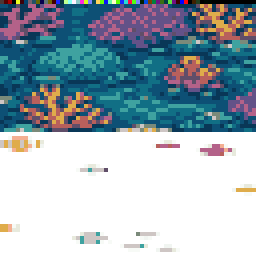
#> input picture assets/texture-sources/coral-reef-base.png, 64 x 65 px (shown 4 times larger)
$ python build_coral_reef.py
#> lines starting #> are read from the running program, lines starting #| are printed output that depends on the picture
### tools/theme_writer.py
"""Reusable writer for N64FlashcartMenu V1 theme PNG packages."""

from __future__ import annotations

import math
import struct
import zlib
from collections import namedtuple
from pathlib import Path
from typing import Iterable

from PIL import Image


WIDTH = 64
# Regions retain byte-sized origins.  A 32px texture can therefore start as
# late as row 255 and extend through row 286.
MAX_HEIGHT = 287
MAX_STATIC_WIDTH = 640
MAX_STATIC_HEIGHT = 480
NAME = 1
FAMILY = 2
COLORS = 3
BACKGROUND = 4
REGIONS = 5
TAB_GEOMETRY = 6
INTERNAL_BORDER = 7
TEXTURE_ANIMATION = 8
PARAMETER_ANIMATION = 9
TEXTURE_ORIGIN = 10

# Animation flag bits shared by Type 8 texture animation and Type 9 parameter
# animation. Combining PING_PONG | INTERPOLATE is valid; LOOP and PING_PONG
# are mutually exclusive playback modes.
ANIMATION_LOOP = 0
ANIMATION_PING_PONG = 1 << 0
ANIMATION_ONCE = 1 << 1
ANIMATION_REVERSED = 1 << 2
ANIMATION_INTERPOLATE = 1 << 3

# Rotation is expressed in radians per 60 Hz tick. Large fullscreen repeating
# fields can cause discomfort well below the format's technical ±0.25 limit,
# so authored themes use this conservative ceiling unless a future validator
# grants an explicit, reviewed exception.
COMFORTABLE_ROTATION_LIMIT = 0.001

COLOR_NAMES = (
    "background panel border text muted_text accent highlight tab_inactive "
    "tab_active shadow success warning gradient_tl gradient_tr gradient_bl gradient_br"
).split()
Palette = namedtuple("Palette", COLOR_NAMES)
ParameterFrame = namedtuple("ParameterFrame", (
    "background panel border text muted_text accent highlight tab_inactive "
    "tab_active shadow success warning gradient_tl gradient_tr gradient_bl gradient_br "
    "gradient_speed gradient_warp layer0_scale layer1_scale layer0_dx layer0_dy "
    "layer1_dx layer1_dy rotation layer0_alpha layer1_alpha layer0_texture layer1_texture"
), defaults=(None,) * 29)
Rectangle = namedtuple("Rectangle", "x y width height", defaults=(0, 0, 0, 0))
Animation = namedtuple("Animation", "frame_ticks flags columns", defaults=(0, 0, 1))
ParameterAnimation = namedtuple("ParameterAnimation", "frames animation")
PackedArtwork = namedtuple("PackedArtwork", "image rectangles")
TextureRegions = namedtuple("TextureRegions", "layer0 layer1 border",
                            defaults=(Rectangle(), Rectangle(), Rectangle()))
DualTextureBackground = namedtuple("DualTextureBackground", (
    "layer0_scale layer1_scale layer0_dx layer0_dy layer1_dx layer1_dy "
    "rotation layer0_alpha layer1_alpha"))


def _uint(value: int, bits: int, label: str) -> int:
    value = int(value)
    if not 0 <= value < 1 << bits:
        raise ValueError(f"{label} must be 0..{(1 << bits) - 1}")
    return value


def _finite(value: float, label: str) -> float:
    value = float(value)
    if not math.isfinite(value):
        raise ValueError(f"{label} must be finite")
    return value


# [83 lines left out: functions rgba, lerp_rgba, close_seams, quantize_fixed_palette, palette, not called in this run]


def colors_record(colors: Palette) -> tuple[int, bytes]:
    """Encode a sixteen-color theme palette."""
    return COLORS, b"".join(bytes(color) for color in colors)


# [23 lines left out: functions decode_palette, text_record, gradient_background, not called in this run]


def static_image_background() -> tuple[int, bytes]:
    """Use the complete artwork image as a non-repeating static background."""
    return BACKGROUND, bytes((5,))


def dual_texture_background(layer0_scale: float, layer1_scale: float,
                            layer0_dx: float, layer0_dy: float,
                            layer1_dx: float, layer1_dy: float,
                            rotation: float = 0, layer0_alpha: int = 255,
                            layer1_alpha: int = 255) -> tuple[int, bytes]:
    """Encode a dual-layer UV background without exposing binary packing."""
    values = tuple(_finite(value, "texture parameter") for value in (
        layer0_scale, layer1_scale, layer0_dx, layer0_dy,
        layer1_dx, layer1_dy, rotation))
    if not all(0.015625 <= scale <= 16 for scale in values[:2]):
        raise ValueError("texture scales must be 0.015625..16")
    if not all(-4 <= velocity <= 4 for velocity in values[2:6]):
        raise ValueError("texture velocities must be -4..4")
    if not -0.25 <= values[6] <= 0.25:
        raise ValueError("texture rotation must be -0.25..0.25")
    return (BACKGROUND, bytes((1,)) + struct.pack("<7f", *values)
            + bytes((_uint(layer0_alpha, 8, "layer 0 alpha"),
                     _uint(layer1_alpha, 8, "layer 1 alpha"))))


# [13 lines left out: functions decode_dual_texture_background, texture_origin, not called in this run]


def internal_border(style: int) -> tuple[int, bytes]:
    """Select one of the built-in border styles."""
    return INTERNAL_BORDER, bytes((_uint(style, 8, "border style"),))


# [7 lines left out: function texture_animations, not called in this run]


def regions_record(regions: TextureRegions, y_offset: int = 0) -> tuple[int, bytes]:
    """Encode atlas rectangles, applying the final PNG artwork-row offset."""
    packed = bytearray()
    for rectangle in regions:
        values = (rectangle.x, rectangle.y + y_offset if rectangle.height else 0,
                  rectangle.width, rectangle.height)
        packed.extend(_uint(value, 8, "region coordinate") for value in values)
    return REGIONS, bytes(packed)


def tlv(kind: int, value: bytes) -> bytes:
    return bytes((_uint(kind, 8, "record type"),)) + struct.pack(
        "<H", _uint(len(value), 16, "record length")) + value


def _pack_animation_for_frames(animation: Animation, frame_count: int) -> bytes:
    frame_count = _uint(frame_count, 8, "frame count")
    if frame_count == 0:
        return b"\0" * 5
    columns = _uint(animation.columns, 8, "animation columns")
    frame_ticks = _uint(animation.frame_ticks, 16, "animation frame ticks")
    flags = _uint(animation.flags, 8, "animation flags")
    if flags & 0xF0 or flags & 0x03 == 0x03:
        raise ValueError("animation flags contain an unsupported playback mode")
    if frame_count == 1:
        if columns not in (0, 1) or frame_ticks or flags:
            raise ValueError("single-frame animations cannot have playback settings")
        return b"\1\0\0\0\0"
    if not columns or not frame_ticks:
        raise ValueError("multi-frame animations need columns and nonzero frame ticks")
    return struct.pack("<BBHB", frame_count, columns, frame_ticks, flags)


def read_metadata(image: Image.Image) -> tuple[int, list[tuple[int, bytes]]]:
    """Read and validate the metadata records in a theme PNG."""
    rgba = image.convert("RGBA")
    if not WIDTH <= rgba.width <= MAX_STATIC_WIDTH or rgba.height < 1:
        raise ValueError("theme PNGs must be 64..640 pixels wide")
    first = bytes(c for x in range(WIDTH) for c in rgba.getpixel((x, 0))[:3])
    if first[:5] != b"N64T\1":
        raise ValueError("not a V1 N64FlashcartMenu theme")
    rows = first[5]
    if not 1 <= rows <= 4 or rows > rgba.height:
        raise ValueError("invalid metadata row count")
    if any(rgba.getpixel((x, y))[3] != 255
           for y in range(rows) for x in range(WIDTH)):
        raise ValueError("metadata pixels must be opaque")
    header = bytes(c for y in range(rows) for x in range(WIDTH)
                   for c in rgba.getpixel((x, y))[:3])
    size = struct.unpack_from("<H", header, 6)[0]
    if not 19 <= size <= len(header) or struct.unpack_from("<I", header, 8)[0]:
        raise ValueError("invalid metadata header")
    body = header[16:size]
    if zlib.crc32(body) != struct.unpack_from("<I", header, 12)[0]:
        raise ValueError("theme metadata CRC mismatch")
    records = []
    offset = 16
    terminated = False
    while offset < size:
        if offset + 3 > size:
            raise ValueError("truncated theme record")
        kind = header[offset]
        length = struct.unpack_from("<H", header, offset + 1)[0]
        offset += 3
        if kind == 0:
            if length or offset != size:
                raise ValueError("invalid theme terminator")
            terminated = True
            break
        if offset + length > size:
            raise ValueError("truncated theme record value")
        records.append((kind, header[offset:offset + length]))
        offset += length
    if not terminated:
        raise ValueError("theme metadata is missing its terminator")
    return rows, records


def record_value(records: Iterable[tuple[int, bytes]], kind: int) -> bytes:
    """Return one required record value with a useful error if it is absent."""
    matches = [value for record_kind, value in records if record_kind == kind]
    if len(matches) != 1:
        raise ValueError(f"expected exactly one type-{kind} record")
    return matches[0]


def replace_record(records: Iterable[tuple[int, bytes]], record: tuple[int, bytes]
                   ) -> list[tuple[int, bytes]]:
    """Replace one record while preserving package record order."""
    kind, _ = record
    replaced = False
    result = []
    for old in records:
        if old[0] == kind:
            if replaced:
                raise ValueError(f"duplicate type-{kind} records")
            result.append(record)
            replaced = True
        else:
            result.append(old)
    if not replaced:
        result.append(record)
    return result


def decode_regions(value: bytes) -> TextureRegions:
    """Decode a type-5 record into named atlas rectangles."""
    if len(value) != 12:
        raise ValueError("texture region records must contain twelve bytes")
    rectangles = [Rectangle(*value[offset:offset + 4]) for offset in range(0, 12, 4)]
    return TextureRegions(*rectangles)


def pack_artwork(images: Iterable[Image.Image], start_y: int = 0) -> PackedArtwork:
    """Shelf-pack images into a 64-pixel-wide transparent RGBA atlas."""
    sources = [image.convert("RGBA") for image in images]
    positions = []
    x, y, row_height = 0, start_y, 0
    for image in sources:
        if image.width > WIDTH or image.height > 255:
            raise ValueError("artwork exceeds theme PNG limits")
        if x and x + image.width > WIDTH:
            x, y, row_height = 0, y + row_height, 0
        positions.append(Rectangle(x, y, image.width, image.height))
        x += image.width
        row_height = max(row_height, image.height)
    height = y + row_height
    if height >= MAX_HEIGHT:
        raise ValueError(f"packed artwork exceeds {MAX_HEIGHT - 1} rows")
    atlas = Image.new("RGBA", (WIDTH, max(height, start_y)), (0, 0, 0, 0))
    for image, rectangle in zip(sources, positions):
        atlas.alpha_composite(image, (rectangle.x, rectangle.y))
    return PackedArtwork(atlas, tuple(positions))


def pack_after_parameters(parameter_sheet: Image.Image,
                          images: Iterable[Image.Image]) -> PackedArtwork:
    """Put parameter bytes first, then shelf-pack visible artwork below them."""
    packed = pack_artwork(images, parameter_sheet.height)
    packed.image.alpha_composite(parameter_sheet.convert("RGBA"), (0, 0))
    return packed


def _channel_bytes(channel: int, value) -> bytes:
    if channel < 16:
        packed = bytes(value)
        if len(packed) != 4:
            raise ValueError("animated colors must be RGBA tuples")
        return packed
    if channel < 25:
        value = float(value)
        if not math.isfinite(value):
            raise ValueError("animated floats must be finite")
        return struct.pack("<f", value)
    value = int(value)
    if not 0 <= value <= 255:
        raise ValueError("animated byte channels must be 0..255")
    return bytes((value,))


def pack_parameter_animation(spec: ParameterAnimation,
                             metadata_rows: int = 1
                             ) -> tuple[tuple[int, bytes], Image.Image]:
    """Encode a sparse animation and its opaque RGB parameter sheet."""
    frames = tuple(spec.frames)
    if not frames:
        raise ValueError("parameter animation needs at least one frame")
    _uint(len(frames), 8, "parameter frame count")
    _uint(metadata_rows, 8, "metadata rows")
    present = [set(i for i, value in enumerate(frame) if value is not None) for frame in frames]
    if any(channels != present[0] for channels in present[1:]):
        raise ValueError("every parameter frame must specify the same channels")
    channels = sorted(present[0])
    if not channels:
        raise ValueError("parameter animation mask cannot be empty")
    mask = sum(1 << channel for channel in channels)
    payloads = [b"".join(_channel_bytes(channel, frame[channel]) for channel in channels)
                for frame in frames]
    frame_width = (len(payloads[0]) + 2) // 3
    requested_columns = _uint(spec.animation.columns, 8, "animation columns")
    columns = min(requested_columns, WIDTH // frame_width, len(frames))
    if columns <= 0:
        raise ValueError("parameter frames do not fit the theme width")
    rows = (len(frames) + columns - 1) // columns
    sheet = Image.new("RGBA", (WIDTH, rows), (0, 0, 0, 0))
    pixels = sheet.load()
    for index, payload in enumerate(payloads):
        padded = payload.ljust(frame_width * 3, b"\0")
        origin_x = index % columns * frame_width
        origin_y = index // columns
        for x in range(frame_width):
            pixels[origin_x + x, origin_y] = (*padded[x * 3:x * 3 + 3], 255)
    animation = _pack_animation_for_frames(spec.animation._replace(columns=columns), len(frames))
    record = struct.pack("<I", mask) + bytes((0, metadata_rows, frame_width, 1)) + animation
    return (PARAMETER_ANIMATION, record), sheet


def write_theme(output: Path, records: Iterable[tuple[int, bytes]], artwork: Image.Image,
                metadata_rows: int = 1) -> None:
    records = tuple(records)
    metadata_rows = _uint(metadata_rows, 8, "metadata rows")
    if not 1 <= metadata_rows <= 4:
        raise ValueError("metadata rows must be 1..4")
    body = b"".join(tlv(kind, value) for kind, value in records) + b"\0\0\0"
    header = b"N64T" + bytes((1, metadata_rows))
    header += struct.pack("<HII", 16 + len(body), 0, zlib.crc32(body)) + body
    capacity = metadata_rows * WIDTH * 3
    if len(header) > capacity:
        raise ValueError("theme metadata exceeds its declared rows")
    header = header.ljust(capacity, b"\0")
    rgba = artwork.convert("RGBA")
    static = any(kind == BACKGROUND and value == bytes((5,)) for kind, value in records)
    max_width = MAX_STATIC_WIDTH if static else WIDTH
    max_height = MAX_STATIC_HEIGHT if static else MAX_HEIGHT - metadata_rows
    if rgba.width < WIDTH or rgba.width > max_width or (not static and rgba.width != WIDTH):
        raise ValueError(f"theme artwork width must be {WIDTH}" + (f"..{max_width}" if static else ""))
    if rgba.height < 1 or rgba.height > max_height:
        raise ValueError(f"theme artwork height must be 1..{max_height}")
    canvas = Image.new("RGBA", (rgba.width, metadata_rows + rgba.height), (0, 0, 0, 0))
    canvas.alpha_composite(rgba, (0, metadata_rows))
    pixels = canvas.load()
    for y in range(metadata_rows):
        for x in range(WIDTH):
            offset = (y * WIDTH + x) * 3
            pixels[x, y] = (*header[offset:offset + 3], 255)
    output.parent.mkdir(parents=True, exist_ok=True)
    canvas.save(output, optimize=True)

### tools/build_coral_reef.py
#!/usr/bin/env python3
"""Build Coral Reef from its static base package, with zoomed, swimming fish."""

from __future__ import annotations

import math
from pathlib import Path

from PIL import Image

from theme_writer import (ANIMATION_INTERPOLATE, Animation, BACKGROUND,
                          ParameterAnimation, ParameterFrame, TextureRegions,
                          decode_regions, dual_texture_background,
                          pack_after_parameters, pack_parameter_animation,
                          read_metadata, record_value, regions_record,
                          replace_record, write_theme)


ROOT = Path(__file__).resolve().parents[1]
BASE = ROOT / "assets" / "texture-sources" / "coral-reef-base.png"
OUTPUT = ROOT / "assets" / "themes" / "coral-reef.png"
ROWS = 1


def fish_motion() -> tuple[ParameterFrame, ...]:
    """Oscillate the fish layer's velocity channels without altering its art."""
    return tuple(
        ParameterFrame(
            layer1_dx=.028 + .014 * math.sin(index * math.tau / 8),
            layer1_dy=.004 + .010 * math.cos(index * math.tau / 8),
        )
        for index in range(8)
    )


def build() -> Path:
    image = Image.open(BASE).convert("RGBA")
#> image is the input picture: PIL image 64x65 RGBA; mean R, G, B, A 38.8, 55.9, 65.6, 135.4
    rows, records = read_metadata(image)
#> in read_metadata, `rows = first[5]`: rows = 1
#> in read_metadata, `size = struct.unpack_from("<H", header, 6)[0]`: size = 161
#> the loop in read_metadata, `while offset < size:` made 7 passes
#> (kind, length, offset, terminated) on pass 7: (0, 0, 161, True)
#> (kind, length, offset) on passes 1 to 6: (1, 10, 29), (2, 6, 38), (3, 64, 105), (4, 31, 139), (5, 12, 154), (7, 1, 158)
#> after the loop in read_metadata, `while offset < size:`: records = 6 items
#> rows = 1; records = 6 items
    artwork = image.crop((0, rows, image.width, image.height))
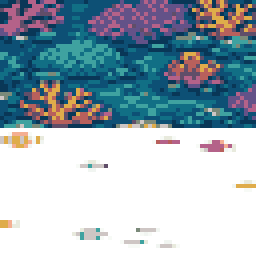
#> artwork: PIL image 64x64 RGBA (shown 4 times larger); mean R, G, B, A 38.2, 55.5, 65.4, 133.6; transparent parts drawn white
    regions = decode_regions(record_value(records, 5))
#> in record_value, `matches = [value for record_kind, value in records if record_kind == k..`: matches = 1 item
#> in decode_regions, `rectangles = [Rectangle(*value[offset:offset + 4]) for offset in range..`: rectangles = [(0, 1, 64, 32), (0, 33, 64, 32), (0, 0, 0, 0)]
#> regions = ((0, 1, 64, 32), (0, 33, 64, 32), (0, 0, 0, 0))
    layer0 = artwork.crop((regions.layer0.x, regions.layer0.y - ROWS,
                           regions.layer0.x + regions.layer0.width,
                           regions.layer0.y - ROWS + regions.layer0.height))
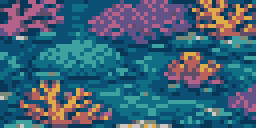
#> layer0: PIL image 64x32 RGBA (shown 4 times larger); mean R, G, B, A 61.9, 97.5, 119.4, 254.3; transparent parts drawn white
    layer1 = artwork.crop((regions.layer1.x, regions.layer1.y - ROWS,
                           regions.layer1.x + regions.layer1.width,
                           regions.layer1.y - ROWS + regions.layer1.height))
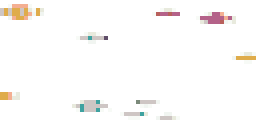
#> layer1: PIL image 64x32 RGBA (shown 4 times larger); mean R, G, B, A 14.6, 13.6, 11.5, 12.8; transparent parts drawn white
    parameter_record, parameter_sheet = pack_parameter_animation(
        ParameterAnimation(fish_motion(), Animation(90, ANIMATION_INTERPOLATE, 8)), ROWS)
    packed = pack_after_parameters(parameter_sheet, (layer0, layer1))
#> in pack_artwork, `atlas = Image.new("RGBA", (WIDTH, max(height, start_y)), (0, 0, 0, 0))`: atlas: PIL image 64x65 RGBA; every value is 0
    records = replace_record(records, dual_texture_background(
        .49, .50, .001, .002, .028, .004, 0, 255, 255))
#> the loop in replace_record, `for old in records:` made 6 passes
#> replaced on pass 4: True
#> after the loop in replace_record, `for old in records:`: result = 6 items
    records = replace_record(records, regions_record(
        TextureRegions(*packed.rectangles), ROWS))
#> the loop in replace_record (call 2), `for old in records:` made 6 passes
    records.append(parameter_record)
    write_theme(OUTPUT, records, packed.image, ROWS)
#> in write_theme, `records = tuple(records)`: records = 7 items
#> in write_theme, `static = any(kind == BACKGROUND and value == bytes((5,)) for kind, val..`: static = False
#> in write_theme, `max_width = MAX_STATIC_WIDTH if static else WIDTH`: max_width = 64
#> in write_theme, `max_height = MAX_STATIC_HEIGHT if static else MAX_HEIGHT - metadata_rows`: max_height = 286
#> in write_theme, `canvas = Image.new("RGBA", (rgba.width, metadata_rows + rgba.height), ..`: canvas: PIL image 64x66 RGBA; every value is 0
#> in write_theme, `canvas.alpha_composite(rgba, (0, metadata_rows))`:
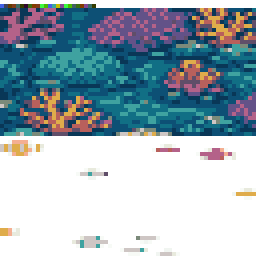
#> canvas: PIL image 64x66 RGBA (shown 4 times larger); mean R, G, B, A 37.6, 54.5, 63.8, 131; transparent parts drawn white
#> in write_theme, `canvas.save(output, optimize=True)`:
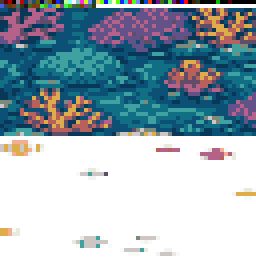
#> saved as coral-reef.png: PIL image 64x66 RGBA (shown 4 times larger); mean R, G, B, A 38.8, 55.7, 65, 134.8; transparent parts drawn white
    return OUTPUT


if __name__ == "__main__":
    print(f"wrote {build().relative_to(ROOT)}")
